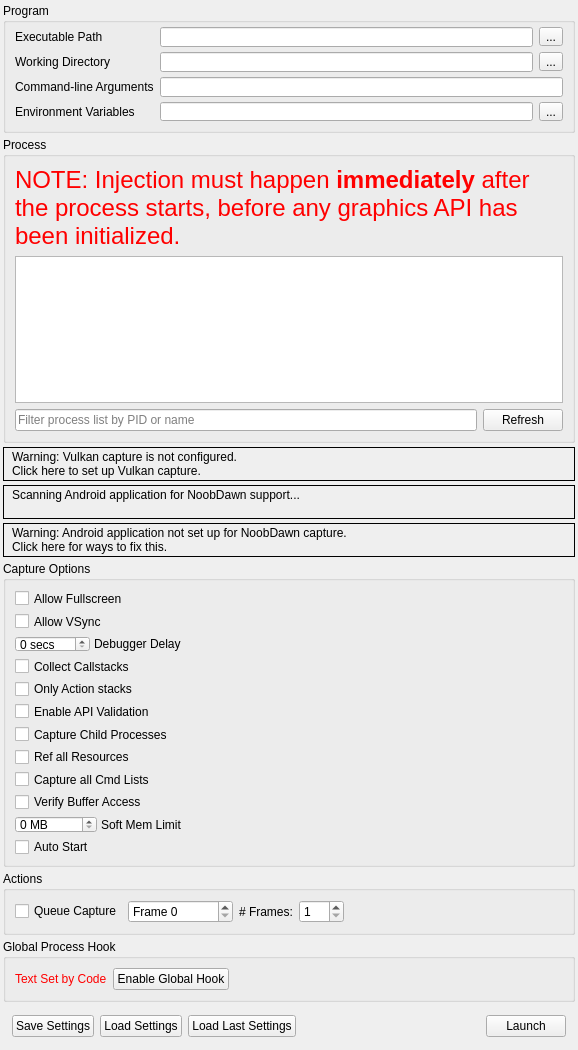
<?xml version="1.0" encoding="UTF-8"?>
<ui version="4.0">
 <class>CaptureDialog</class>
 <widget class="QFrame" name="CaptureDialog">
  <property name="geometry">
   <rect>
    <x>0</x>
    <y>0</y>
    <width>578</width>
    <height>1025</height>
   </rect>
  </property>
  <property name="windowTitle">
   <string>Launch Application</string>
  </property>
  <layout class="QVBoxLayout" name="verticalLayout">
   <property name="spacing">
    <number>4</number>
   </property>
   <property name="leftMargin">
    <number>3</number>
   </property>
   <property name="topMargin">
    <number>3</number>
   </property>
   <property name="rightMargin">
    <number>3</number>
   </property>
   <property name="bottomMargin">
    <number>3</number>
   </property>
   <item>
    <widget class="QGroupBox" name="exeGroup">
     <property name="sizePolicy">
      <sizepolicy hsizetype="Preferred" vsizetype="Minimum">
       <horstretch>0</horstretch>
       <verstretch>0</verstretch>
      </sizepolicy>
     </property>
     <property name="minimumSize">
      <size>
       <width>250</width>
       <height>130</height>
      </size>
     </property>
     <property name="title">
      <string>Program</string>
     </property>
     <layout class="QGridLayout" name="gridLayout">
      <property name="topMargin">
       <number>4</number>
      </property>
      <item row="0" column="0">
       <widget class="QLabel" name="exePathLabel">
        <property name="toolTip">
         <string>Browse for an executable file</string>
        </property>
        <property name="text">
         <string>Executable Path</string>
        </property>
       </widget>
      </item>
      <item row="0" column="2">
       <widget class="RDLineEdit" name="exePath">
        <property name="minimumSize">
         <size>
          <width>0</width>
          <height>20</height>
         </size>
        </property>
        <property name="toolTip">
         <string>Browse for an executable file</string>
        </property>
       </widget>
      </item>
      <item row="0" column="3">
       <widget class="QToolButton" name="exePathBrowse">
        <property name="toolTip">
         <string>Browse for an executable file</string>
        </property>
        <property name="text">
         <string>...</string>
        </property>
       </widget>
      </item>
      <item row="1" column="0">
       <widget class="QLabel" name="workDirLabel">
        <property name="toolTip">
         <string>Browse for a working directory</string>
        </property>
        <property name="text">
         <string>Working Directory</string>
        </property>
       </widget>
      </item>
      <item row="1" column="2">
       <widget class="RDLineEdit" name="workDirPath">
        <property name="minimumSize">
         <size>
          <width>0</width>
          <height>20</height>
         </size>
        </property>
        <property name="toolTip">
         <string>Browse for a working directory</string>
        </property>
       </widget>
      </item>
      <item row="1" column="3">
       <widget class="QToolButton" name="workDirBrowse">
        <property name="toolTip">
         <string>Browse for a working directory</string>
        </property>
        <property name="text">
         <string>...</string>
        </property>
       </widget>
      </item>
      <item row="2" column="0">
       <widget class="QLabel" name="cmdLineLabel">
        <property name="toolTip">
         <string>The command-line that will be passed to the executable on launch</string>
        </property>
        <property name="text">
         <string>Command-line Arguments</string>
        </property>
       </widget>
      </item>
      <item row="2" column="2" colspan="2">
       <widget class="RDLineEdit" name="cmdline">
        <property name="minimumSize">
         <size>
          <width>0</width>
          <height>20</height>
         </size>
        </property>
        <property name="toolTip">
         <string>The command-line that will be passed to the executable on launch</string>
        </property>
       </widget>
      </item>
      <item row="3" column="0">
       <widget class="QLabel" name="envVarLabel">
        <property name="toolTip">
         <string>The environment variables for the executable</string>
        </property>
        <property name="text">
         <string>Environment Variables</string>
        </property>
       </widget>
      </item>
      <item row="3" column="2">
       <widget class="QLineEdit" name="envVar">
        <property name="toolTip">
         <string>The environment variables for the executable</string>
        </property>
        <property name="readOnly">
         <bool>true</bool>
        </property>
       </widget>
      </item>
      <item row="3" column="3">
       <widget class="QToolButton" name="envVarEdit">
        <property name="toolTip">
         <string>The environment variables for the executable</string>
        </property>
        <property name="text">
         <string>...</string>
        </property>
       </widget>
      </item>
     </layout>
    </widget>
   </item>
   <item>
    <widget class="QGroupBox" name="injectGroup">
     <property name="sizePolicy">
      <sizepolicy hsizetype="Preferred" vsizetype="Expanding">
       <horstretch>0</horstretch>
       <verstretch>100</verstretch>
      </sizepolicy>
     </property>
     <property name="minimumSize">
      <size>
       <width>250</width>
       <height>260</height>
      </size>
     </property>
     <property name="title">
      <string>Process</string>
     </property>
     <layout class="QGridLayout" name="gridLayout_2">
      <item row="0" column="0" colspan="2">
       <widget class="QLabel" name="processWarning">
        <property name="palette">
         <palette>
          <active>
           <colorrole role="WindowText">
            <brush brushstyle="SolidPattern">
             <color alpha="255">
              <red>255</red>
              <green>0</green>
              <blue>0</blue>
             </color>
            </brush>
           </colorrole>
          </active>
          <inactive>
           <colorrole role="WindowText">
            <brush brushstyle="SolidPattern">
             <color alpha="255">
              <red>255</red>
              <green>0</green>
              <blue>0</blue>
             </color>
            </brush>
           </colorrole>
          </inactive>
          <disabled>
           <colorrole role="WindowText">
            <brush brushstyle="SolidPattern">
             <color alpha="255">
              <red>106</red>
              <green>104</green>
              <blue>100</blue>
             </color>
            </brush>
           </colorrole>
          </disabled>
         </palette>
        </property>
        <property name="font">
         <font>
          <pointsize>18</pointsize>
         </font>
        </property>
        <property name="text">
         <string>NOTE: Injection must happen &lt;b&gt;immediately&lt;/b&gt; after the process starts, before any graphics API has been initialized.</string>
        </property>
        <property name="wordWrap">
         <bool>true</bool>
        </property>
       </widget>
      </item>
      <item row="1" column="0" colspan="2">
       <widget class="QTreeView" name="processList">
        <property name="sizePolicy">
         <sizepolicy hsizetype="Preferred" vsizetype="Expanding">
          <horstretch>0</horstretch>
          <verstretch>0</verstretch>
         </sizepolicy>
        </property>
        <property name="minimumSize">
         <size>
          <width>0</width>
          <height>100</height>
         </size>
        </property>
        <property name="editTriggers">
         <set>QAbstractItemView::NoEditTriggers</set>
        </property>
        <property name="indentation">
         <number>0</number>
        </property>
        <property name="rootIsDecorated">
         <bool>false</bool>
        </property>
        <property name="itemsExpandable">
         <bool>false</bool>
        </property>
        <property name="sortingEnabled">
         <bool>true</bool>
        </property>
       </widget>
      </item>
      <item row="2" column="0">
       <widget class="QLineEdit" name="processFilter">
        <property name="placeholderText">
         <string>Filter process list by PID or name</string>
        </property>
       </widget>
      </item>
      <item row="2" column="1">
       <widget class="QPushButton" name="processRefesh">
        <property name="text">
         <string>Refresh</string>
        </property>
       </widget>
      </item>
     </layout>
    </widget>
   </item>
   <item>
    <widget class="RDLabel" name="vulkanLayerWarn">
     <property name="cursor">
      <cursorShape>PointingHandCursor</cursorShape>
     </property>
     <property name="frameShape">
      <enum>QFrame::Box</enum>
     </property>
     <property name="text">
      <string>&lt;html&gt;&lt;head/&gt;&lt;body&gt;&lt;table&gt;&lt;tr&gt;&lt;td valign=&quot;middle&quot;&gt;&lt;img width=&quot;16&quot; src=&quot;:/information.png&quot;/&gt;&lt;/td&gt;&lt;td&gt;&lt;p&gt;Warning: Vulkan capture is not configured.&lt;br/&gt;Click here to set up Vulkan capture.&lt;/p&gt;&lt;/td&gt;&lt;/tr&gt;&lt;/table&gt;&lt;/body&gt;&lt;/html&gt;</string>
     </property>
     <property name="textFormat">
      <enum>Qt::RichText</enum>
     </property>
     <property name="margin">
      <number>3</number>
     </property>
    </widget>
   </item>
   <item>
    <widget class="RDLabel" name="androidScan">
     <property name="cursor">
      <cursorShape>PointingHandCursor</cursorShape>
     </property>
     <property name="frameShape">
      <enum>QFrame::Box</enum>
     </property>
     <property name="text">
      <string>&lt;html&gt;&lt;head/&gt;&lt;body&gt;&lt;table&gt;&lt;tr&gt;&lt;td valign=&quot;middle&quot;&gt;&lt;img width=&quot;16&quot; src=&quot;:/information.png&quot;/&gt;&lt;/td&gt;&lt;td valign=&quot;middle&quot;&gt;&lt;p&gt;Scanning Android application for NoobDawn support...&lt;br/&gt;&lt;/p&gt;&lt;/td&gt;&lt;/tr&gt;&lt;/table&gt;&lt;/body&gt;&lt;/html&gt;</string>
     </property>
     <property name="textFormat">
      <enum>Qt::RichText</enum>
     </property>
     <property name="margin">
      <number>3</number>
     </property>
    </widget>
   </item>
   <item>
    <widget class="RDLabel" name="androidWarn">
     <property name="cursor">
      <cursorShape>PointingHandCursor</cursorShape>
     </property>
     <property name="frameShape">
      <enum>QFrame::Box</enum>
     </property>
     <property name="text">
      <string>&lt;html&gt;&lt;head/&gt;&lt;body&gt;&lt;table&gt;&lt;tr&gt;&lt;td valign=&quot;middle&quot;&gt;&lt;img width=&quot;16&quot; src=&quot;:/information.png&quot;/&gt;&lt;/td&gt;&lt;td&gt;&lt;p&gt;Warning: Android application not set up for NoobDawn capture.&lt;br/&gt;Click here for ways to fix this.&lt;/p&gt;&lt;/td&gt;&lt;/tr&gt;&lt;/table&gt;&lt;/body&gt;&lt;/html&gt;</string>
     </property>
     <property name="textFormat">
      <enum>Qt::RichText</enum>
     </property>
     <property name="margin">
      <number>3</number>
     </property>
    </widget>
   </item>
   <item>
    <widget class="QGroupBox" name="optionsGroup">
     <property name="sizePolicy">
      <sizepolicy hsizetype="Preferred" vsizetype="Minimum">
       <horstretch>0</horstretch>
       <verstretch>0</verstretch>
      </sizepolicy>
     </property>
     <property name="title">
      <string>Capture Options</string>
     </property>
     <layout class="QVBoxLayout" name="verticalLayout_2">
      <item>
       <widget class="QCheckBox" name="AllowFullscreen">
        <property name="toolTip">
         <string>Allows the application to switch to full-screen mode</string>
        </property>
        <property name="text">
         <string>Allow Fullscreen</string>
        </property>
       </widget>
      </item>
      <item>
       <widget class="QCheckBox" name="AllowVSync">
        <property name="toolTip">
         <string>Allows the application to enable v-sync</string>
        </property>
        <property name="text">
         <string>Allow VSync</string>
        </property>
       </widget>
      </item>
      <item>
       <widget class="QFrame" name="DebuggerDelayFrame">
        <property name="sizePolicy">
         <sizepolicy hsizetype="Fixed" vsizetype="Preferred">
          <horstretch>0</horstretch>
          <verstretch>0</verstretch>
         </sizepolicy>
        </property>
        <property name="frameShape">
         <enum>QFrame::NoFrame</enum>
        </property>
        <property name="frameShadow">
         <enum>QFrame::Plain</enum>
        </property>
        <layout class="QHBoxLayout" name="horizontalLayout_3">
         <property name="spacing">
          <number>4</number>
         </property>
         <property name="leftMargin">
          <number>0</number>
         </property>
         <property name="topMargin">
          <number>0</number>
         </property>
         <property name="rightMargin">
          <number>0</number>
         </property>
         <property name="bottomMargin">
          <number>0</number>
         </property>
         <item>
          <widget class="QDoubleSpinBox" name="DelayForDebugger">
           <property name="sizePolicy">
            <sizepolicy hsizetype="Minimum" vsizetype="Fixed">
             <horstretch>0</horstretch>
             <verstretch>0</verstretch>
            </sizepolicy>
           </property>
           <property name="minimumSize">
            <size>
             <width>40</width>
             <height>0</height>
            </size>
           </property>
           <property name="toolTip">
            <string>Pauses for N seconds after launching the process, to allow a debugger to attach</string>
           </property>
           <property name="suffix">
            <string comment="seconds"> secs</string>
           </property>
           <property name="decimals">
            <number>0</number>
           </property>
           <property name="maximum">
            <double>120.000000000000000</double>
           </property>
           <property name="value">
            <double>0.000000000000000</double>
           </property>
          </widget>
         </item>
         <item>
          <widget class="QLabel" name="DebuggerDelayLabel">
           <property name="sizePolicy">
            <sizepolicy hsizetype="Fixed" vsizetype="Preferred">
             <horstretch>0</horstretch>
             <verstretch>0</verstretch>
            </sizepolicy>
           </property>
           <property name="toolTip">
            <string>Pauses for N seconds after launching the process, to allow a debugger to attach</string>
           </property>
           <property name="text">
            <string>Debugger Delay</string>
           </property>
          </widget>
         </item>
        </layout>
       </widget>
      </item>
      <item>
       <widget class="QCheckBox" name="CaptureCallstacks">
        <property name="toolTip">
         <string>Collect a callstack on every API call</string>
        </property>
        <property name="text">
         <string>Collect Callstacks</string>
        </property>
       </widget>
      </item>
      <item>
       <widget class="QCheckBox" name="CaptureCallstacksOnlyActions">
        <property name="toolTip">
         <string>Only collect callstacks on actions (draws, dispatches, clears, copies, etc)</string>
        </property>
        <property name="text">
         <string>Only Action stacks</string>
        </property>
       </widget>
      </item>
      <item>
       <widget class="QCheckBox" name="APIValidation">
        <property name="toolTip">
         <string>Initialise the graphics API with built-in validation enabled - allows capturing and reading of errors and warnings generated by the API's own debugging system</string>
        </property>
        <property name="text">
         <string>Enable API Validation</string>
        </property>
       </widget>
      </item>
      <item>
       <widget class="QCheckBox" name="HookIntoChildren">
        <property name="toolTip">
         <string>Hook into child processes - useful with launchers or similar intermediate processes</string>
        </property>
        <property name="text">
         <string>Capture Child Processes</string>
        </property>
       </widget>
      </item>
      <item>
       <widget class="QCheckBox" name="RefAllResources">
        <property name="toolTip">
         <string>Consider all resources to be included, even if unused in the capture frame</string>
        </property>
        <property name="text">
         <string>Ref all Resources</string>
        </property>
       </widget>
      </item>
      <item>
       <widget class="QCheckBox" name="CaptureAllCmdLists">
        <property name="toolTip">
         <string>When enabled, all deferred command lists will be saved even while idling. This has an overhead but ensures if you hold onto a list it will be captured.</string>
        </property>
        <property name="text">
         <string>Capture all Cmd Lists</string>
        </property>
       </widget>
      </item>
      <item>
       <widget class="QCheckBox" name="VerifyBufferAccess">
        <property name="toolTip">
         <string>When enabled, verify some buffer access on OpenGL and D3D11. This initialises buffers with undefined contents on creation to 0xdddddddd instead of 0x0, and verifies that Map() bounds are not overrun.</string>
        </property>
        <property name="text">
         <string>Verify Buffer Access</string>
        </property>
       </widget>
      </item>
      <item>
       <widget class="QFrame" name="SoftMemoryLimitFrame">
        <property name="sizePolicy">
         <sizepolicy hsizetype="Fixed" vsizetype="Preferred">
          <horstretch>0</horstretch>
          <verstretch>0</verstretch>
         </sizepolicy>
        </property>
        <property name="frameShape">
         <enum>QFrame::NoFrame</enum>
        </property>
        <property name="frameShadow">
         <enum>QFrame::Plain</enum>
        </property>
        <layout class="QHBoxLayout" name="SoftMemoryLimitLayout">
         <property name="spacing">
          <number>4</number>
         </property>
         <property name="leftMargin">
          <number>0</number>
         </property>
         <property name="topMargin">
          <number>0</number>
         </property>
         <property name="rightMargin">
          <number>0</number>
         </property>
         <property name="bottomMargin">
          <number>0</number>
         </property>
         <item>
          <widget class="QDoubleSpinBox" name="SoftMemoryLimit">
           <property name="sizePolicy">
            <sizepolicy hsizetype="Minimum" vsizetype="Fixed">
             <horstretch>0</horstretch>
             <verstretch>0</verstretch>
            </sizepolicy>
           </property>
           <property name="minimumSize">
            <size>
             <width>40</width>
             <height>0</height>
            </size>
           </property>
           <property name="toolTip">
            <string>Specifies a soft memory limit which some APIs may use to limit graphics memory use and use disk space instead for storing temporary data.</string>
           </property>
           <property name="suffix">
            <string comment="seconds"> MB</string>
           </property>
           <property name="decimals">
            <number>0</number>
           </property>
           <property name="maximum">
            <double>99999.000000000000000</double>
           </property>
           <property name="value">
            <double>0.000000000000000</double>
           </property>
          </widget>
         </item>
         <item>
          <widget class="QLabel" name="SoftMemoryLimitLabel">
           <property name="sizePolicy">
            <sizepolicy hsizetype="Fixed" vsizetype="Preferred">
             <horstretch>0</horstretch>
             <verstretch>0</verstretch>
            </sizepolicy>
           </property>
           <property name="toolTip">
            <string>Specifies a soft memory limit which some APIs may use to limit graphics memory use and use disk space instead for storing temporary data.</string>
           </property>
           <property name="text">
            <string>Soft Mem Limit</string>
           </property>
          </widget>
         </item>
        </layout>
       </widget>
      </item>
      <item>
       <widget class="QCheckBox" name="AutoStart">
        <property name="toolTip">
         <string>If these capture settings are saved &amp; run, auto start the capture instantly on load</string>
        </property>
        <property name="text">
         <string>Auto Start</string>
        </property>
       </widget>
      </item>
     </layout>
    </widget>
   </item>
   <item>
    <widget class="QGroupBox" name="actionGroup">
     <property name="sizePolicy">
      <sizepolicy hsizetype="Preferred" vsizetype="Minimum">
       <horstretch>0</horstretch>
       <verstretch>0</verstretch>
      </sizepolicy>
     </property>
     <property name="title">
      <string>Actions</string>
     </property>
     <layout class="QHBoxLayout" name="horizontalLayout_5">
      <item>
       <widget class="QCheckBox" name="queueFrameCap">
        <property name="text">
         <string>Queue Capture</string>
        </property>
       </widget>
      </item>
      <item>
       <widget class="QDoubleSpinBox" name="queuedFrame">
        <property name="sizePolicy">
         <sizepolicy hsizetype="Fixed" vsizetype="Fixed">
          <horstretch>0</horstretch>
          <verstretch>0</verstretch>
         </sizepolicy>
        </property>
        <property name="prefix">
         <string comment="Frame number" extracomment="To Capture">Frame </string>
        </property>
        <property name="suffix">
         <string/>
        </property>
        <property name="decimals">
         <number>0</number>
        </property>
        <property name="minimum">
         <double>0.000000000000000</double>
        </property>
        <property name="maximum">
         <double>4294967296.000000000000000</double>
        </property>
       </widget>
      </item>
      <item>
       <widget class="QLabel" name="numFramesLabel">
        <property name="sizePolicy">
         <sizepolicy hsizetype="Preferred" vsizetype="Preferred">
          <horstretch>0</horstretch>
          <verstretch>0</verstretch>
         </sizepolicy>
        </property>
        <property name="text">
         <string># Frames:</string>
        </property>
       </widget>
      </item>
      <item>
       <widget class="QDoubleSpinBox" name="numFrames">
        <property name="minimumSize">
         <size>
          <width>45</width>
          <height>0</height>
         </size>
        </property>
        <property name="decimals">
         <number>0</number>
        </property>
        <property name="minimum">
         <double>1.000000000000000</double>
        </property>
        <property name="maximum">
         <double>10.000000000000000</double>
        </property>
       </widget>
      </item>
      <item>
       <spacer name="ActionsSpacer">
        <property name="orientation">
         <enum>Qt::Horizontal</enum>
        </property>
        <property name="sizeHint" stdset="0">
         <size>
          <width>596</width>
          <height>20</height>
         </size>
        </property>
       </spacer>
      </item>
     </layout>
    </widget>
   </item>
   <item>
    <widget class="QGroupBox" name="globalGroup">
     <property name="sizePolicy">
      <sizepolicy hsizetype="Preferred" vsizetype="Minimum">
       <horstretch>0</horstretch>
       <verstretch>0</verstretch>
      </sizepolicy>
     </property>
     <property name="title">
      <string>Global Process Hook</string>
     </property>
     <layout class="QHBoxLayout" name="horizontalLayout_2">
      <item>
       <widget class="QLabel" name="globalLabel">
        <property name="palette">
         <palette>
          <active>
           <colorrole role="WindowText">
            <brush brushstyle="SolidPattern">
             <color alpha="255">
              <red>255</red>
              <green>0</green>
              <blue>0</blue>
             </color>
            </brush>
           </colorrole>
          </active>
          <inactive>
           <colorrole role="WindowText">
            <brush brushstyle="SolidPattern">
             <color alpha="255">
              <red>255</red>
              <green>0</green>
              <blue>0</blue>
             </color>
            </brush>
           </colorrole>
          </inactive>
          <disabled>
           <colorrole role="WindowText">
            <brush brushstyle="SolidPattern">
             <color alpha="255">
              <red>106</red>
              <green>104</green>
              <blue>100</blue>
             </color>
            </brush>
           </colorrole>
          </disabled>
         </palette>
        </property>
        <property name="text">
         <string>Text Set by Code</string>
        </property>
       </widget>
      </item>
      <item>
       <widget class="QPushButton" name="toggleGlobal">
        <property name="text">
         <string>Enable Global Hook</string>
        </property>
        <property name="checkable">
         <bool>true</bool>
        </property>
        <property name="checked">
         <bool>false</bool>
        </property>
       </widget>
      </item>
      <item>
       <spacer name="globalSpacer">
        <property name="orientation">
         <enum>Qt::Horizontal</enum>
        </property>
        <property name="sizeHint" stdset="0">
         <size>
          <width>587</width>
          <height>20</height>
         </size>
        </property>
       </spacer>
      </item>
     </layout>
    </widget>
   </item>
   <item>
    <widget class="QFrame" name="buttonsFrame">
     <property name="sizePolicy">
      <sizepolicy hsizetype="Preferred" vsizetype="Minimum">
       <horstretch>0</horstretch>
       <verstretch>0</verstretch>
      </sizepolicy>
     </property>
     <property name="frameShape">
      <enum>QFrame::NoFrame</enum>
     </property>
     <property name="frameShadow">
      <enum>QFrame::Plain</enum>
     </property>
     <layout class="QHBoxLayout" name="horizontalLayout">
      <item>
       <widget class="QPushButton" name="saveSettings">
        <property name="toolTip">
         <string>Save these capture settings to file to load later</string>
        </property>
        <property name="text">
         <string>Save Settings</string>
        </property>
       </widget>
      </item>
      <item>
       <widget class="QPushButton" name="loadSettings">
        <property name="sizePolicy">
         <sizepolicy hsizetype="Minimum" vsizetype="Fixed">
          <horstretch>0</horstretch>
          <verstretch>0</verstretch>
         </sizepolicy>
        </property>
        <property name="toolTip">
         <string>Load a saved set of capture settings</string>
        </property>
        <property name="text">
         <string>Load Settings</string>
        </property>
       </widget>
      </item>
      <item>
       <widget class="QPushButton" name="loadLastCapture">
        <property name="sizePolicy">
         <sizepolicy hsizetype="Minimum" vsizetype="Fixed">
          <horstretch>0</horstretch>
          <verstretch>0</verstretch>
         </sizepolicy>
        </property>
        <property name="toolTip">
         <string>Load the most recently used capture settings</string>
        </property>
        <property name="text">
         <string>Load Last Settings</string>
        </property>
       </widget>
      </item>
      <item>
       <spacer name="buttonsSpace">
        <property name="orientation">
         <enum>Qt::Horizontal</enum>
        </property>
        <property name="sizeType">
         <enum>QSizePolicy::Expanding</enum>
        </property>
        <property name="sizeHint" stdset="0">
         <size>
          <width>556</width>
          <height>20</height>
         </size>
        </property>
       </spacer>
      </item>
      <item>
       <widget class="QPushButton" name="launch">
        <property name="toolTip">
         <string>Launch the selected program with NoobDawn enabled for capture</string>
        </property>
        <property name="text">
         <string>Launch</string>
        </property>
       </widget>
      </item>
     </layout>
    </widget>
   </item>
   <item>
    <spacer name="topVerticalSpacer">
     <property name="orientation">
      <enum>Qt::Vertical</enum>
     </property>
     <property name="sizeHint" stdset="0">
      <size>
       <width>0</width>
       <height>0</height>
      </size>
     </property>
    </spacer>
   </item>
  </layout>
 </widget>
 <customwidgets>
  <customwidget>
   <class>RDLabel</class>
   <extends>QLabel</extends>
   <header>Widgets/Extended/RDLabel.h</header>
  </customwidget>
  <customwidget>
   <class>RDLineEdit</class>
   <extends>QLineEdit</extends>
   <header>Widgets/Extended/RDLineEdit.h</header>
  </customwidget>
 </customwidgets>
 <resources/>
 <connections/>
</ui>
